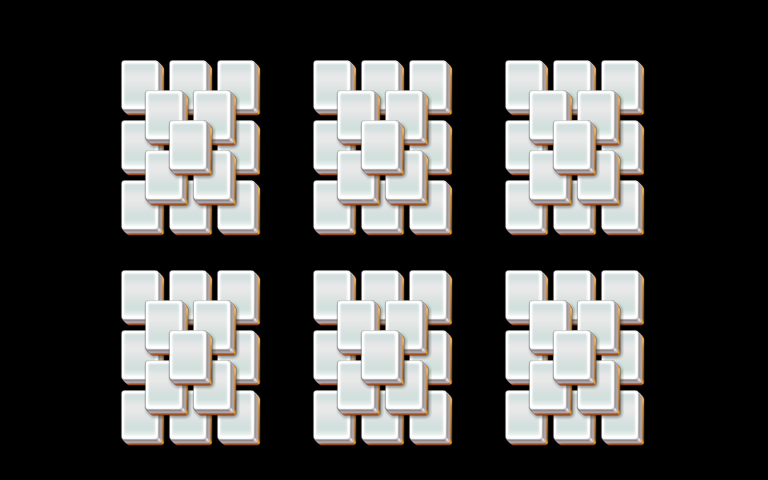

This is a level from a 2D game, rendered from its Tiled map with the project's own tilesets. A one-line summary and the map file follow, with tile-layer data summarised:
An orthogonal 32x16 tile map with 24x30 px tiles, 3 tile layers (layer1, layer2, layer3).

<map version="1.0" orientation="orthogonal" width="32" height="16" tilewidth="24" tileheight="30">
 <properties>
  <property name="species" value="15" />
 </properties>
 <tileset firstgid="1" name="mahjong" tilewidth="48" tileheight="60">
  <image source="mahjong.png" width="48" height="60" />
 </tileset>
 <layer name="layer1" width="32" height="16">
  <data>[512 cells, 54 non-empty, 1 distinct tile ids]</data>
 </layer>
 <layer name="layer2" width="32" height="16">
  <data>[512 cells, 24 non-empty, 1 distinct tile ids]</data>
 </layer>
 <layer name="layer3" width="32" height="16">
  <data>[512 cells, 6 non-empty, 1 distinct tile ids]</data>
 </layer>
</map>
